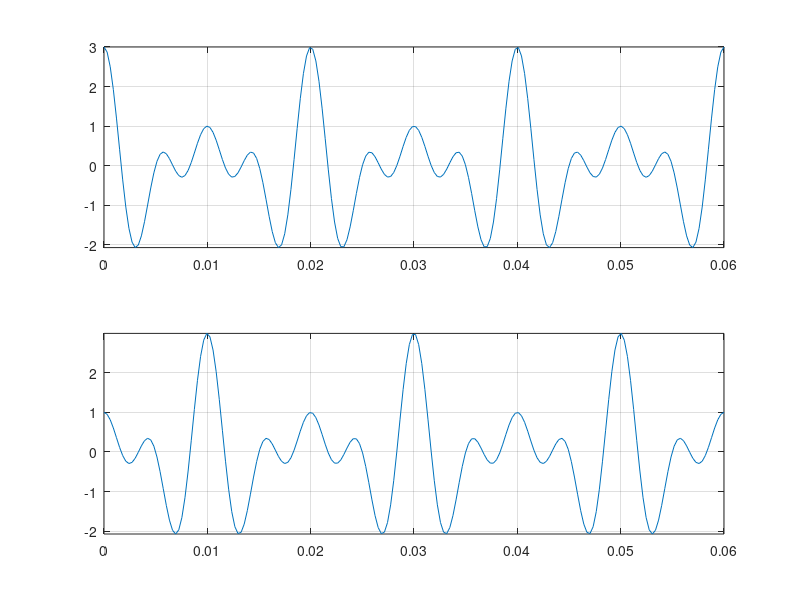

Recreate this plot in MATLAB.
function rot2211
% Simulate the signal for phase distortion due to different
% delays of sinusoidal components in the CT signal.
clc;clear;close all;
f1=100;
f2=150;
f3=200;
T=1/gcd(f1,gcd(f2,f3));
t=linspace(0,3*T,200);
A1=1;
arg1=0;
x1=A1*cos(2*pi*f1*t+arg1);
A2=1;
arg2=0;
x2=A2*cos(2*pi*f2*t+arg2);
A3=1;
arg3=0;
x3=A3*cos(2*pi*f3*t+arg3);
xt=x1+x2+x3;
figure;
subplot(211);
plot(t,xt);
axis([0 max(t) min(xt) max(xt)]);
grid;
% the sinusoidal components with the different delays
A1=1;
tau1=0.01;% delay time of x1
arg1d=2*pi*f1*tau1;
x1d=A1*cos(2*pi*f1*t+arg1-arg1d);
A2=1;
tau2=0.01;% delay time of x2
arg2d=2*pi*f2*tau2;
x2d=A2*cos(2*pi*f2*t+arg2-arg2d);
A3=1;
tau3=0.01;% delay time of x3
arg3d=2*pi*f3*tau3;
x3d=A3*cos(2*pi*f3*t+arg3-arg3d);
xtd=x1d+x2d+x3d;
subplot(212);
plot(t,xtd);
axis([0 max(t) min(xtd) max(xtd)]);
grid;